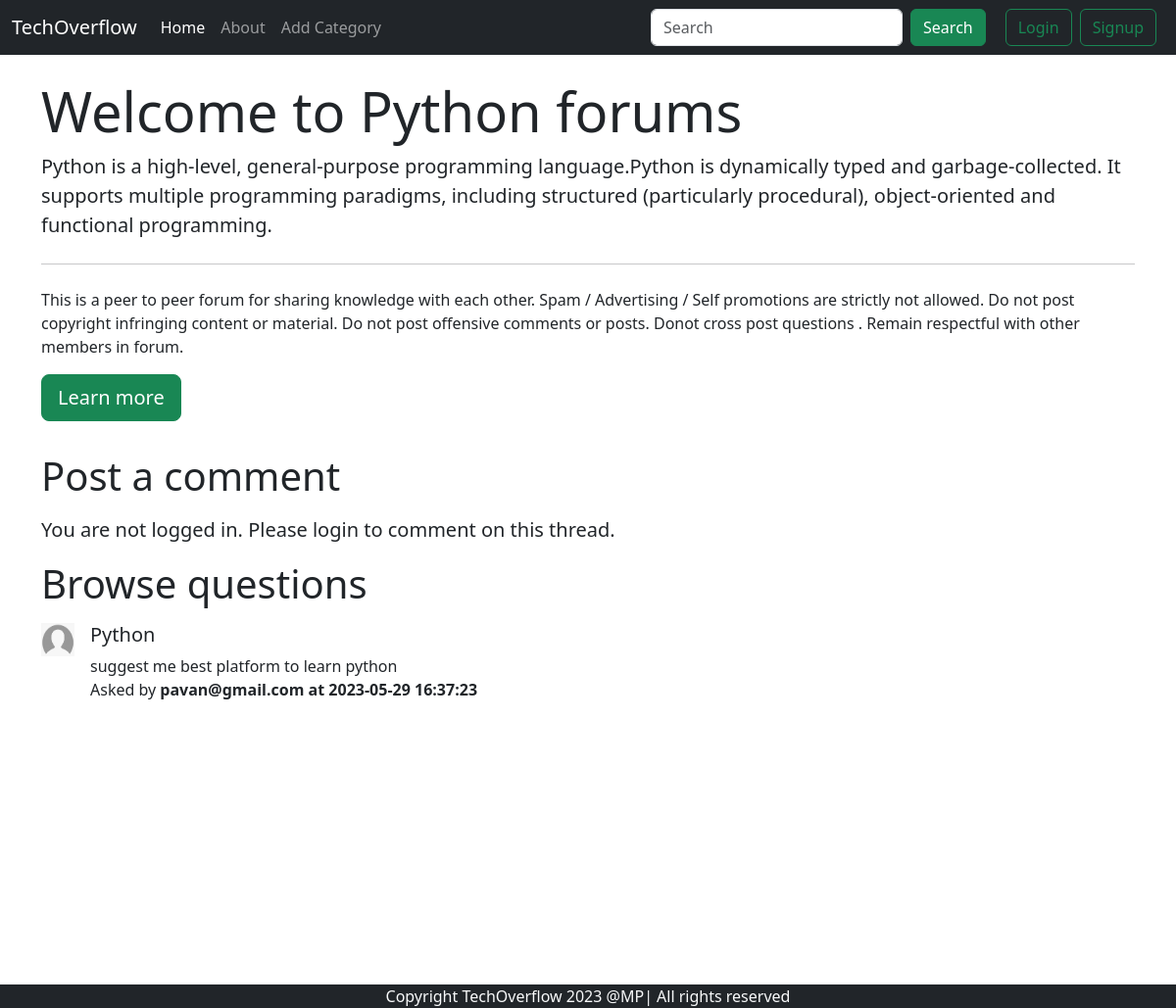
The app's page /threadlist.php?catid=1 with its own data.
### tables this page shows
CREATE TABLE `categories` (
  `category_id` int(11) NOT NULL,
  `category_name` varchar(255) DEFAULT NULL,
  `category_description` varchar(255) DEFAULT NULL,
  `created` datetime DEFAULT current_timestamp()
);

CREATE TABLE `threads` (
  `thread_id` int(11) NOT NULL,
  `thread_title` varchar(255) DEFAULT NULL,
  `thread_description` text DEFAULT NULL,
  `thread_category_id` int(11) DEFAULT NULL,
  `thread_user_id` int(11) DEFAULT NULL,
  `timestamp` datetime DEFAULT current_timestamp()
);

CREATE TABLE `users` (
  `sno` int(11) NOT NULL,
  `user_email` varchar(255) DEFAULT NULL,
  `user_password` varchar(255) DEFAULT NULL,
  `timestamp` datetime DEFAULT current_timestamp()
);

### threadlist.php (the view, shortened to what this page needs)
<!doctype html>
<html lang="en">
<head>
    <link href="https://cdn.jsdelivr.net/npm/bootstrap@5.3.0-alpha3/dist/css/bootstrap.min.css" rel="stylesheet"
>
</head>
<body>
</body>
</html>
<?php
require "./partials/_header.php";
require "./partials/_dbconnect.php";
?>
<?php
$id = $_GET['catid'];
$sql = "SELECT * FROM categories WHERE category_id=$id";
$result = mysqli_query($conn, $sql);
while ($row = mysqli_fetch_assoc($result)) {
    $cat_name = $row['category_name'];
    $cat_desc = $row['category_description'];
}
?>
<div class="container my-4">
    <div class="jumbotron">
        <h1 class="display-4">Welcome to <?php echo $cat_name ?> forums</h1>
        <p class="lead"><?php echo $cat_desc ?>
            <hr class="my-4">
        <p>This is a peer to peer forum for sharing knowledge with each other. Spam / Advertising / Self promotions are
            strictly not allowed. Do not post copyright infringing content or material. Do not post offensive comments
            or posts. Donot cross post questions . Remain respectful with other members in forum.</p>
        <a href="#" role="button" class="btn btn-success btn-lg">Learn more</a>
    </div>
</div>
<?php
    if(isset($_SESSION['loggedin']) && $_SESSION['loggedin']==true)
    {
        echo '<div class="container" style="margin-bottom: 50px;">
        <h1 class="py-2">Start a discussion</h1>
        <form action="'. $_SERVER["REQUEST_URI"] .'" method="post">
            <div class="mb-3">
                <label for="title" class="form-label">Problem Title</label>
                <input type="text" class="form-control" id="title" aria-describedby="emailHelp" name="title">
                <div id="title" class="form-text">Keep your title as crisp and short as possible.</div>
            </div>
            <div class="form-group">
                <label for="desc">Elaborate your problem</label>
                <textarea name="desc" id="desc" rows="3" class="form-control"></textarea>
            </div>
            <button type="submit" class="btn btn-success">Submit</button>
        </form>
    </div>';
    }
    else
    {
        echo '<div class="container">
            <div style="margin-bottom: 5px;">
                <h1 class="py-2">Post a comment</h1>
            </div>
            <p class="lead">
               You are not logged in. Please login to comment on this thread.
            </p>
        </div>';
    }
?>
<div class="container" style=" min-height:433px">
    <h1 style="margin-bottom: 10px;">Browse questions</h1>
    <?php
    $sql = "SELECT * FROM threads WHERE thread_category_id=$id";
    $result = mysqli_query($conn, $sql);
    while ($row = mysqli_fetch_assoc($result))
    {
        $thread_title = $row['thread_title'];
        $thread_desc = $row['thread_description'];
        $thread_id = $row['thread_id'];
        $thread_time=$row['timestamp'];
        $thread_user_id=$row['thread_user_id'];
        $sql2="SELECT user_email FROM `users` WHERE sno='$thread_user_id'";
        $result2=mysqli_query($conn,$sql2);
        $row2=mysqli_fetch_assoc($result2);
        echo '
        <div class="d-flex my-3">
            <div class="flex-shrink-0">
                <img src="./Images/userdefault.jfif" alt="..." width="34px" height="34px">
            </div>
            <div class="flex-grow-1 ms-3">
                <h5 class="mt-0"><a href="thread.php?threadid=' . $thread_id . '" class="text-dark" style="text-decoration: none;">' . $thread_title . '</a></h5>
                ' . $thread_desc . '
                <p class="font-weight-bold my-0">Asked by <b>'.$row2['user_email'].'  at '. $thread_time.'</b></p>
            </div>
        </div>';
    }
    ?>
</div>
<?php
require "./partials/_footer.php";
?>

### records on screen
categories: category_name "Python", category_description "Python is a high-level, general-purpose programming language.Python is dynamically typed and garbage-collected. It supports multiple programming paradigms, including structured (particularly procedural), object-oriented and functional programming."
threads: thread_title "Python", thread_description "suggest me best platform to learn python", users.user_email "pavan@gmail.com", timestamp "2023-05-29 16:37:23"
